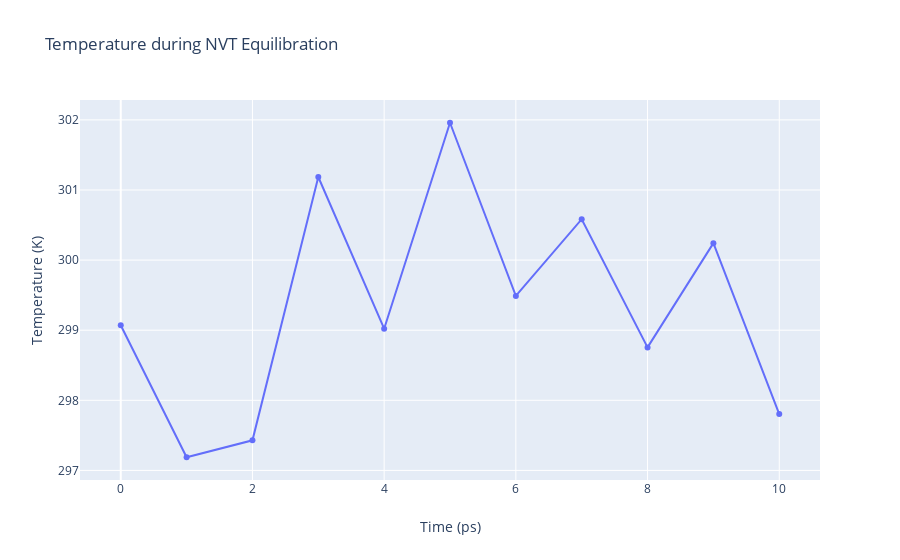

The cell this chart's notebook holds for it:
### Code cell
import plotly
import plotly.graph_objs as go

# Read temperature data from file 
with open(output_nvt_temp_xvg,'r') as temperature_file:
    x,y = map(
        list,
        zip(*[
            (float(line.split()[0]),float(line.split()[1]))
            for line in temperature_file 
            if not line.startswith(("#","@")) 
        ])
    )

plotly.offline.init_notebook_mode(connected=True)

fig = ({
    "data": [go.Scatter(x=x, y=y)],
    "layout": go.Layout(title="Temperature during NVT Equilibration",
                        xaxis=dict(title = "Time (ps)"),
                        yaxis=dict(title = "Temperature (K)")
                       )
})

plotly.offline.iplot(fig)

### Figure 1 — Plotly figure (JSON) as saved in the notebook; plotly's stock layout.template omitted (floating-point values rounded to 4 significant figures)
{"data": [{"type": "scatter", "x": [0, 1, 2, 3, 4, 5, 6, 7, 8, 9, 10], "y": [299.1, 297.2, 297.4, 301.2, 299.0, 302.0, 299.5, 300.6, 298.8, 300.2, 297.8]}], "layout": {"title": {"text": "Temperature during NVT Equilibration"}, "xaxis": {"title": {"text": "Time (ps)"}}, "yaxis": {"title": {"text": "Temperature (K)"}}}}
